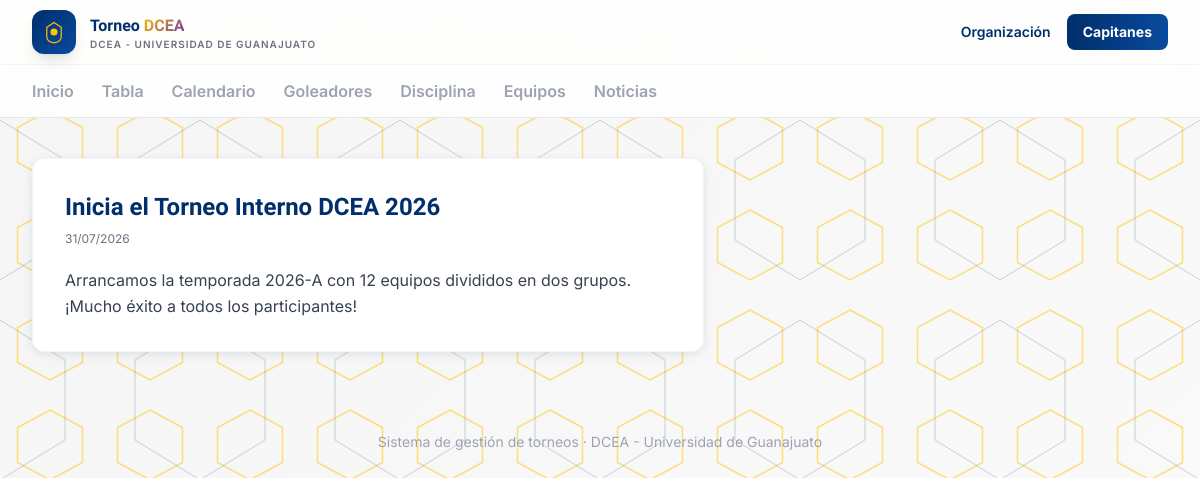
Page /noticias/1 on the earlier database version.
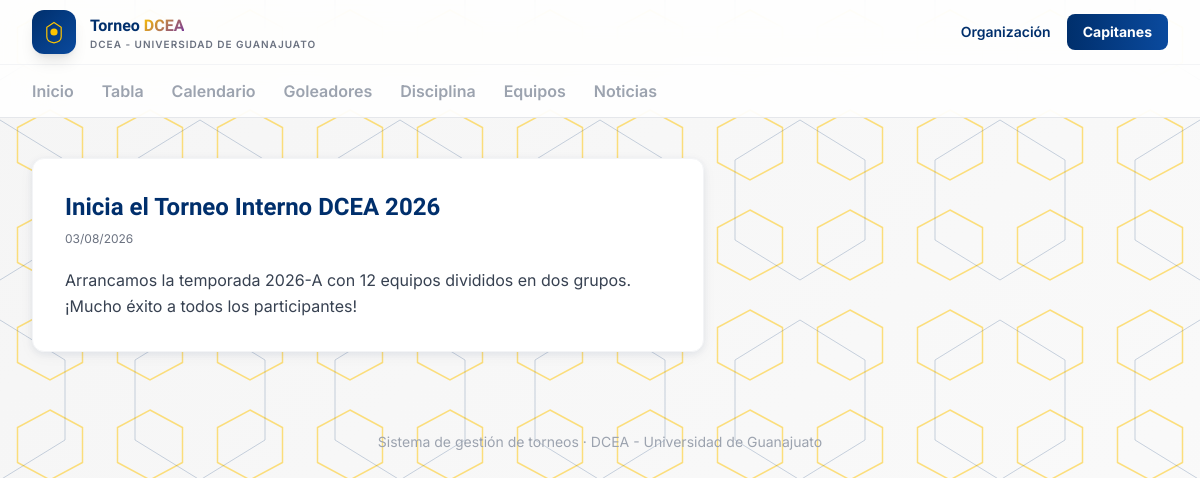
Same page on the later database version.
### app/models/core.py (models this page shows)
class Noticia(db.Model):
    __tablename__ = "noticias"
    id = db.Column(db.Integer, primary_key=True)
    organizacion_id = db.Column(db.Integer, db.ForeignKey("organizaciones.id"), nullable=False)
    titulo = db.Column(db.String(200), nullable=False)
    contenido = db.Column(db.Text, nullable=False)
    fecha_publicacion = db.Column(db.DateTime, default=datetime.utcnow)
    autor_id = db.Column(db.Integer, db.ForeignKey("usuarios.id"))

### app/routes/public.py (the view)
@public_bp.route("/noticias/<int:noticia_id>")
def noticia_detalle(noticia_id):
    noticia = Noticia.query.get_or_404(noticia_id)
    return render_template("public/noticia.html", noticia=noticia)

### app/templates/public/noticia.html (shortened to what this page needs)
{% extends "public/base.html" %}
{% block content %}
<div class="bg-white rounded-xl shadow-card border border-gray-100 p-8 max-w-2xl">
  <h1 class="font-display text-2xl font-bold text-navy">{{ noticia.titulo }}</h1>
  <p class="text-xs text-gray-500 mt-2">{{ noticia.fecha_publicacion.strftime('%d/%m/%Y') }}</p>
  <p class="text-gray-700 mt-5 leading-relaxed">{{ noticia.contenido }}</p>
</div>
{% endblock %}

Differences in the rows shown:
changed Noticia: fecha_publicacion "31/07/2026" → "03/08/2026"
